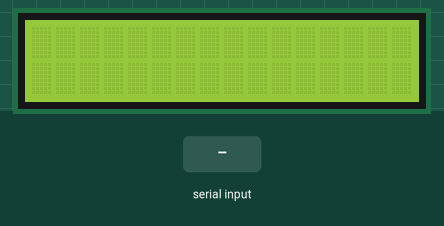
Simulated run of this sketch. Board: Arduino Uno, built with avr-gcc and run on an emulated ATmega328P. Shown: 16×2 character LCD. Inputs (shaded band) come from the test bench.

Above: at 1.2 s.
1.3 s: "0" received over Serial
At 1.7 s:
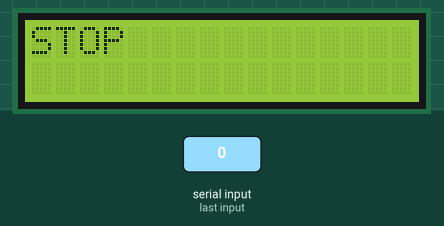
2.8 s: "1" received over Serial
At 4.0 s:
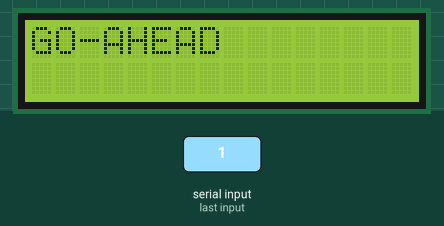
4.3 s: "2" received over Serial
At 5.3 s:
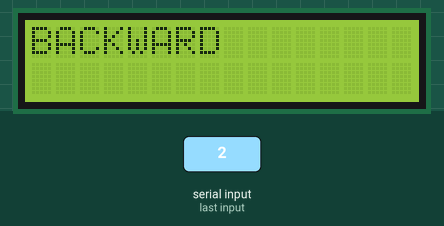
5.8 s: "3" received over Serial
At 6.6 s:
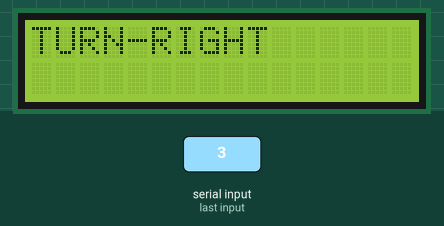
7.3 s: "4" received over Serial
At 7.7 s:
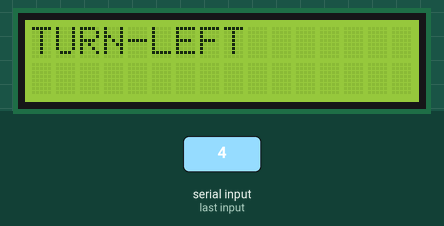
Timing chart, 0 to 9.8 s (numbered marks = the images above; inputs shaded):
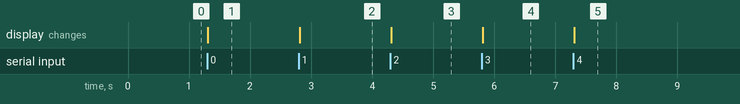

The sketch:

CH_17.ino
```cpp
#include <Wire.h>
#include <LiquidCrystal_I2C.h>
LiquidCrystal_I2C lcd(0x3f, 2, 1, 0, 4, 5, 6, 7, 3, POSITIVE);
char control = '0';
void setup() {
  Serial.begin(9600);
  lcd.begin(16, 2);
}
void loop() {
  if (Serial.available() > 0) {
    control = Serial.read();
    lcd.clear();
    if (control == '0') {
      lcd.print("STOP");
    }
    if (control == '1') {
      lcd.print("GO-AHEAD");
    }
    if (control == '2') {
      lcd.print("BACKWARD");
    }
    if (control == '3') {
      lcd.print("TURN-RIGHT");
    }
    if (control == '4') {
      lcd.print("TURN-LEFT");
    }
  }
}
```

Measured:
- after the input at 1.3 s, the display: changes at once (image 1)
- after the input at 2.8 s, the display: changes at once (image 2)
- after the input at 4.3 s, the display: changes at once (image 3)
- after the input at 5.8 s, the display: changes at once (image 4)
- after the input at 7.3 s, the display: changes at once (image 5)
